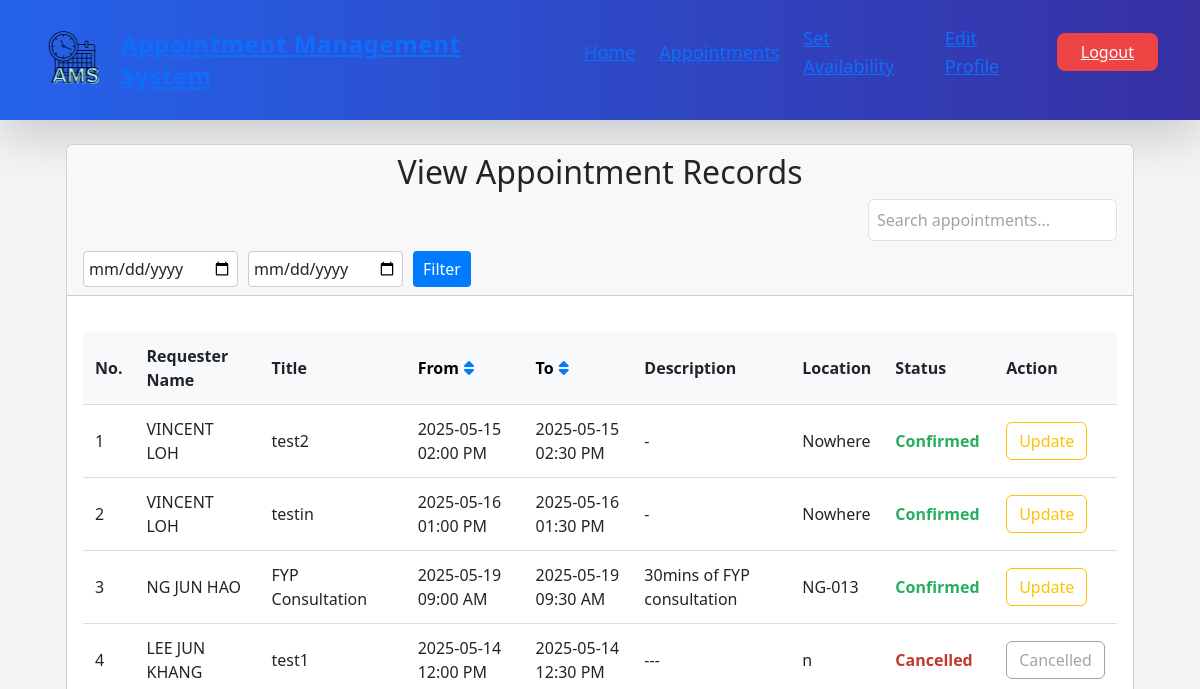
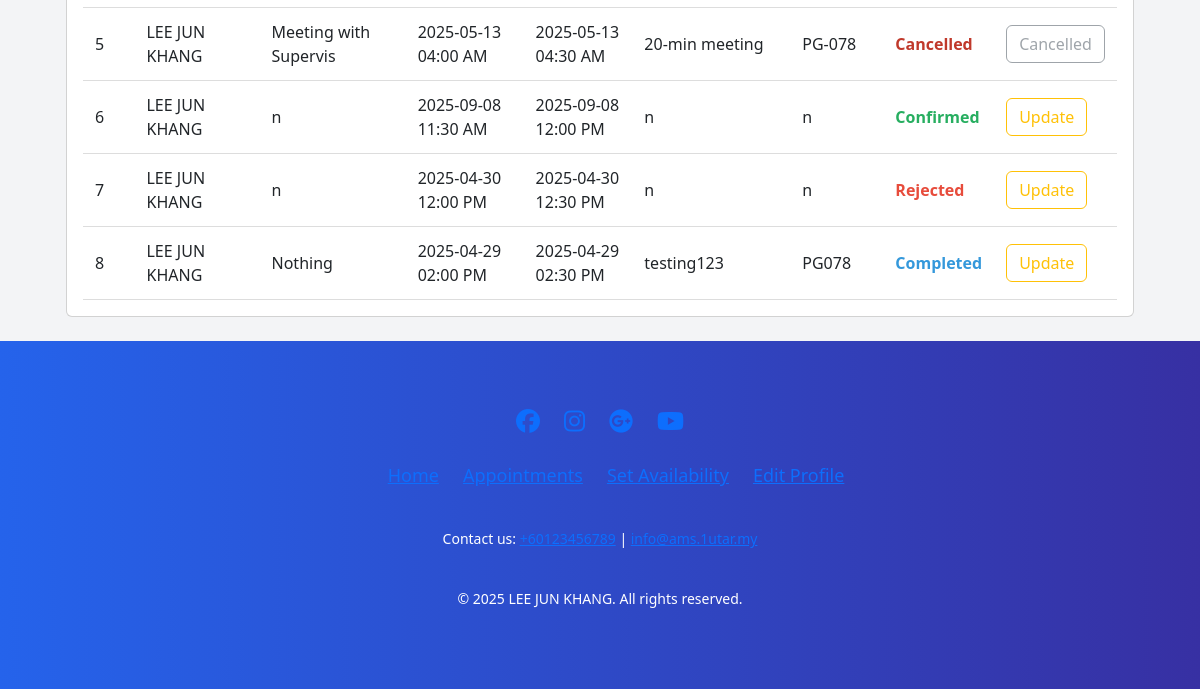
The app's page /appointment_view_lecturer.php (signed in), older data (2 pictures, top to bottom).
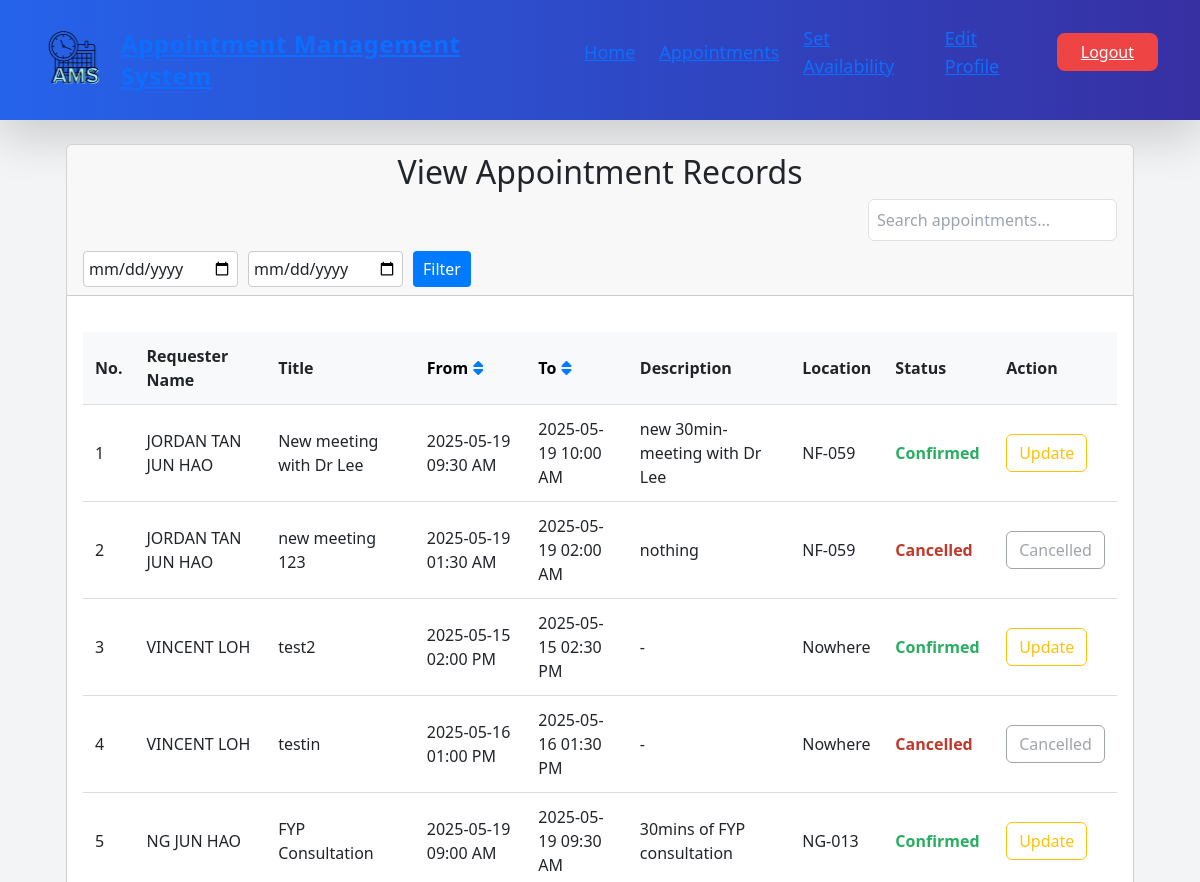
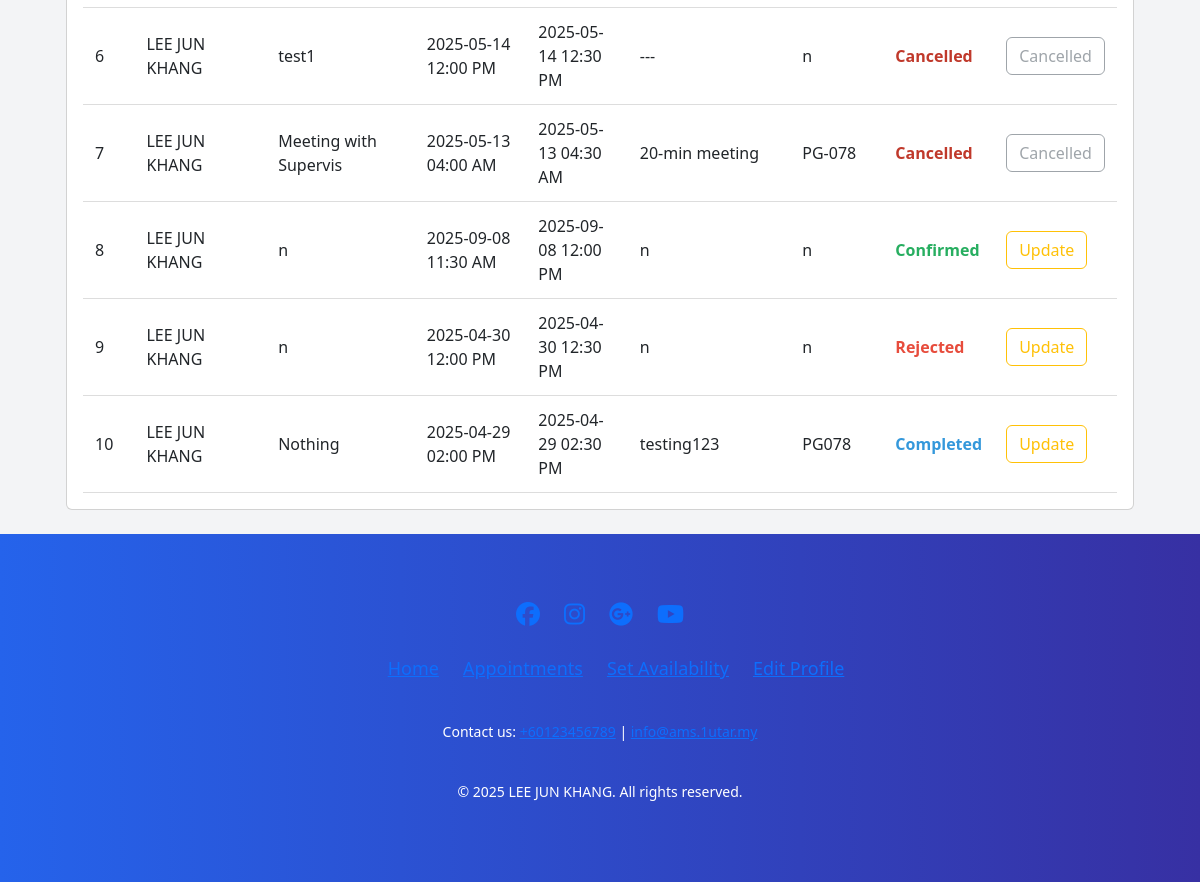
The same page, newer data (2 pictures, top to bottom).
### tables this page shows
CREATE TABLE `appointments` (
  `id` bigint(11) NOT NULL,
  `student_id` bigint(11) NOT NULL,
  `lecturer_id` bigint(11) NOT NULL,
  `title` varchar(100) NOT NULL,
  `start_datetime` datetime NOT NULL,
  `end_datetime` datetime NOT NULL,
  `status` enum('Confirmed','Rejected','Cancelled','Completed') DEFAULT 'Confirmed',
  `description` text DEFAULT NULL,
  `location` varchar(50) NOT NULL,
  `created_at` timestamp NOT NULL DEFAULT current_timestamp(),
  `updated_at` timestamp NOT NULL DEFAULT current_timestamp() ON UPDATE current_timestamp()
);

CREATE TABLE `users` (
  `id` bigint(11) NOT NULL,
  `username` varchar(100) NOT NULL,
  `email` varchar(100) NOT NULL,
  `role_id` int(1) NOT NULL,
  `reg_date` datetime NOT NULL,
  `password` varchar(255) NOT NULL,
  `contact_number` varchar(15) NOT NULL
);

### appointment_view_lecturer.php (the view, shortened to what the rows shown need)
<?php
include('header_lecturer.php');
$current_user_id = $_SESSION['id'] ?? null;
$lecturer_query = "SELECT id FROM lecturers WHERE user_id = ?";
$lecturer_stmt = $con->prepare($lecturer_query);
$lecturer_stmt->bind_param('i', $current_user_id);
$lecturer_stmt->execute();
$lecturer_result = $lecturer_stmt->get_result();
$lecturer = $lecturer_result->fetch_assoc();
$lecturer_id = $lecturer['id'];
$sort_by = isset($_GET['sort_by']) ? $_GET['sort_by'] : 'id';
$sort_order = isset($_GET['sort_order']) ? $_GET['sort_order'] : 'DESC';
$valid_sort_columns = ['start_datetime', 'end_datetime', 'id'];
$sort_by = in_array($sort_by, $valid_sort_columns) ? $sort_by : 'id';
$sort_order = strtoupper($sort_order) === 'ASC' ? 'ASC' : 'DESC';
$new_sort_order = $sort_order === 'ASC' ? 'DESC' : 'ASC';
$from_date = isset($_GET['from_date']) ? $_GET['from_date'] : '';
$to_date = isset($_GET['to_date']) ? $_GET['to_date'] : '';
$where_clause = "WHERE appointments.lecturer_id = ?";
$params = [$lecturer_id];
$types = 'i';
$sel_query = "SELECT appointments.*,
              u1.username AS requester_name,
              u1.email AS requester_email,
              u2.username AS accepter_name,
              u2.email AS accepter_email,
              DATE_FORMAT(appointments.start_datetime, '%Y-%m-%d %h:%i %p') AS formatted_start,
              DATE_FORMAT(appointments.end_datetime, '%Y-%m-%d %h:%i %p') AS formatted_end
              FROM appointments
              JOIN users u1 ON appointments.student_id = u1.id
              JOIN lecturers l ON appointments.lecturer_id = l.id
              JOIN users u2 ON l.user_id = u2.id
              $where_clause
              ORDER BY appointments.$sort_by $sort_order";
$stmt = $con->prepare($sel_query);
$stmt->bind_param($types, ...$params);
$stmt->execute();
$result = $stmt->get_result();
$appointments = $result->fetch_all(MYSQLI_ASSOC);
?>
<!DOCTYPE html>
<html lang="en">
<head>
    <link href="https://cdn.jsdelivr.net/npm/bootstrap@5.3.3/dist/css/bootstrap.min.css" rel="stylesheet"
>
    <link rel="stylesheet" type="text/css"
        href="https://cdnjs.cloudflare.com/ajax/libs/font-awesome/6.6.0/css/all.min.css">
</head>
<body>
    <main>
        <div class="container">
            <div class="row">
                <div class="col-md-12">
                    <div class="card">
                        <div class="card-header">
                            <h2 style="text-align: center;">View Appointment Records</h2>
                        </div>
                        <div class="card-body">
                            <div id="appointment-list">
                                <table class="product-table">
                                    <thead>
                                        <tr>
                                            <th>No.</th>
                                            <th>Requester Name</th>
                                            <th>Title</th>
                                            <th>
                                                <a
                                                    href="?sort_by=start_datetime&sort_order=<?php echo ($sort_by === 'start_datetime') ? $new_sort_order : 'ASC'; ?>&from_date=<?php echo urlencode($from_date ? substr($from_date, 0, 10) : ''); ?>&to_date=<?php echo urlencode($to_date ? substr($to_date, 0, 10) : ''); ?>">
                                                    From
                                                    <?php if ($sort_by === 'start_datetime') { ?>
                                                        <i
                                                            class="fas fa-sort-<?php echo $sort_order === 'ASC' ? 'up' : 'down'; ?> sort-icon"></i>
                                                    <?php } else { ?>
                                                        <i class="fas fa-sort sort-icon"></i>
                                                    <?php } ?>
                                                </a>
                                            </th>
                                            <th>
                                                <a
                                                    href="?sort_by=end_datetime&sort_order=<?php echo ($sort_by === 'end_datetime') ? $new_sort_order : 'ASC'; ?>&from_date=<?php echo urlencode($from_date ? substr($from_date, 0, 10) : ''); ?>&to_date=<?php echo urlencode($to_date ? substr($to_date, 0, 10) : ''); ?>">
                                                    To
                                                    <?php if ($sort_by === 'end_datetime') { ?>
                                                        <i
                                                            class="fas fa-sort-<?php echo $sort_order === 'ASC' ? 'up' : 'down'; ?> sort-icon"></i>
                                                    <?php } else { ?>
                                                        <i class="fas fa-sort sort-icon"></i>
                                                    <?php } ?>
                                                </a>
                                            </th>
                                            <th>Description</th>
                                            <th>Location</th>
                                            <th>Status</th>
                                            <th>Action</th>
                                        </tr>
                                    </thead>
                                    <tbody>
                                        <?php if (empty($appointments)): ?>
                                            <tr>
                                                <td colspan="9" class="text-center">No appointments found.</td>
                                            </tr>
                                        <?php else: ?>
                                            <?php $count = 1; ?>
                                            <?php foreach ($appointments as $row): ?>
                                                <?php
                                                $statusText = $row['status'] ?: 'Confirmed';
                                                $statusClass = match ($statusText) {
                                                    'Confirmed' => 'status-confirmed',
                                                    'Cancelled' => 'status-cancelled',
                                                    'Rejected' => 'status-rejected',
                                                    'Completed' => 'status-completed',
                                                    default => ''
                                                };
                                                ?>
                                                <tr>
                                                    <td><?php echo $count; ?></td>
                                                    <td><?php echo htmlspecialchars($row["requester_name"]); ?></td>
                                                    <td><?php echo htmlspecialchars($row["title"]); ?></td>
                                                    <td><?php echo htmlspecialchars($row["formatted_start"]); ?></td>
                                                    <td><?php echo htmlspecialchars($row["formatted_end"]); ?></td>
                                                    <td><?php echo htmlspecialchars($row["description"]); ?></td>
                                                    <td><?php echo htmlspecialchars($row["location"]); ?></td>
                                                    <td class="<?php echo $statusClass; ?>">
                                                        <?php echo htmlspecialchars($statusText); ?></td>
                                                    <td>
                                                        <?php if ($statusText !== 'Cancelled'): ?>
                                                            <button type="button" class="btn btn-outline-warning"
                                                                data-bs-toggle="modal" data-bs-target="#updateModal"
                                                                data-id="<?php echo $row['id']; ?>">Update</button>
                                                        <?php else: ?>
                                                            <button type="button" class="btn btn-outline-secondary"
                                                                disabled>Cancelled</button>
                                                        <?php endif; ?>
                                                    </td>
                                                </tr>
                                                <?php $count++; ?>
                                            <?php endforeach; ?>
                                        <?php endif; ?>
                                    </tbody>
                                </table>
                            </div>
                        </div>
                    </div>
                </div>
            </div>
        </div>
    </main>
    <?php include("footer_lecturer.php"); ?>
</body>
</html>

Row changes from the older to the newer data that the page shows:
added appointments: student.username "JORDAN TAN JUN HAO", title "New meeting with Dr Lee", formatted_start "2025-05-19 09:30 AM", formatted_end "2025-05-19 10:00 AM", description "new 30min-meeting with Dr Lee", location "NF-059", status "Confirmed"
added appointments: student.username "JORDAN TAN JUN HAO", title "new meeting 123", formatted_start "2025-05-19 01:30 AM", formatted_end "2025-05-19 02:00 AM", description "nothing", location "NF-059", status "Cancelled"
changed appointments "testin": status "Confirmed" → "Cancelled"; status "Update" → "Cancelled"
